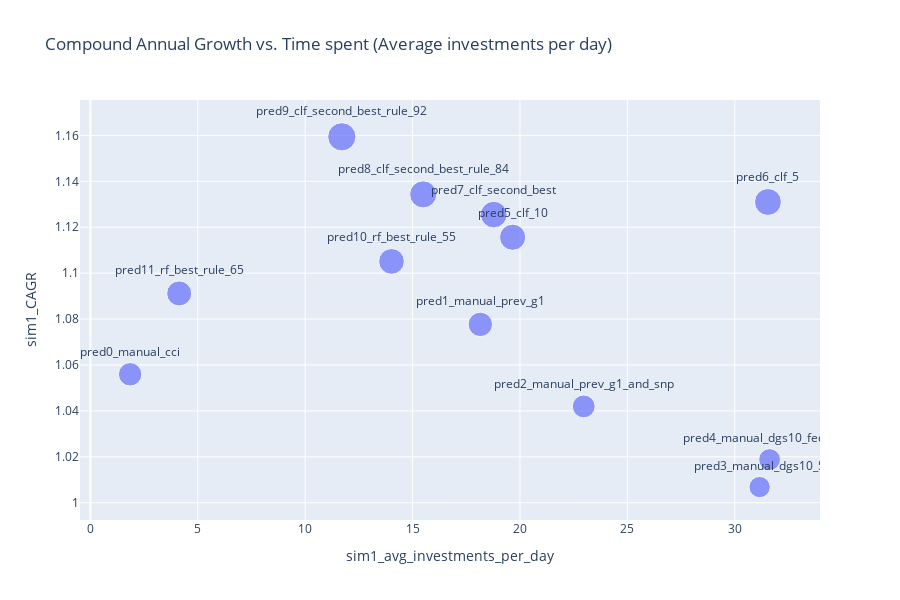

Here is the notebook cell this chart was saved with:
### Code cell
# Create the scatter plot
fig = px.scatter(
    df_sim1_results.dropna(),
    x='sim1_avg_investments_per_day',
    y='sim1_CAGR',
    size='sim1_growth_capital_4y',  # Use the 'size' parameter for sim1_CAGR
    text='prediction',
    title='Compound Annual Growth vs. Time spent (Average investments per day)',
    labels={'sim1_capital': 'Initial Capital Requirement', 'growth_capital_4y': '4-Year Capital Growth'},
    height=600  # <- Increase height here

)

# Update the layout to improve readability of the annotations
fig.update_traces(textposition='top center')

# Show the plot
fig.show()

### Figure 1 — Plotly figure (JSON) as saved in the notebook; plotly's stock layout.template omitted (floating-point values rounded to 4 significant figures)
{"data": [{"hovertemplate": "sim1_avg_investments_per_day=%{x}<br>sim1_CAGR=%{y}<br>sim1_growth_capital_4y=%{marker.size}<br>prediction=%{text}<extra></extra>", "legendgroup": "", "marker": {"color": "#636efa", "size": [1.243, 1.349, 1.179, 1.028, 1.077, 1.549, 1.636, 1.605, 1.656, 1.807, 1.492, 1.418], "sizemode": "area", "sizeref": 0.004517, "symbol": "circle"}, "mode": "markers+text", "name": "", "orientation": "v", "showlegend": false, "text": ["pred0_manual_cci", "pred1_manual_prev_g1", "pred2_manual_prev_g1_and_snp", "pred3_manual_dgs10_5", "pred4_manual_dgs10_fedfunds", "pred5_clf_10", "pred6_clf_5", "pred7_clf_second_best", "pred8_clf_second_best_rule_84", "pred9_clf_second_best_rule_92", "pred10_rf_best_rule_55", "pred11_rf_best_rule_65"], "textposition": "top center", "type": "scatter", "x": [1.851, 18.15, 22.97, 31.16, 31.62, 19.66, 31.54, 18.78, 15.49, 11.71, 14.02, 4.136], "xaxis": "x", "y": [1.056, 1.078, 1.042, 1.007, 1.019, 1.116, 1.131, 1.126, 1.134, 1.159, 1.105, 1.091], "yaxis": "y"}], "layout": {"height": 600, "legend": {"itemsizing": "constant", "tracegroupgap": 0}, "title": {"text": "Compound Annual Growth vs. Time spent (Average investments per day)"}, "xaxis": {"anchor": "y", "domain": [0, 1], "title": {"text": "sim1_avg_investments_per_day"}}, "yaxis": {"anchor": "x", "domain": [0, 1], "title": {"text": "sim1_CAGR"}}}}
